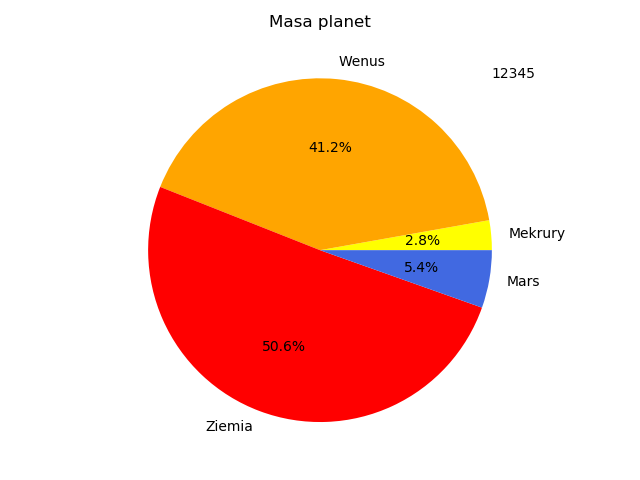

Write Python code to recreate this figure.
import matplotlib.pyplot as plt
import pandas as pd

dane = pd.read_csv("planety.csv", index_col=0)
dane=dane[dane["Masa"]<50000]

plt.pie(dane["Masa"], labels=dane.index, autopct='%1.1f%%', colors=["yellow","orange","red",'royalblue','green','brown'])
plt.title("Masa planet")
plt.text(1,1,"12345")
plt.savefig("wykres4.pdf")
plt.show()
